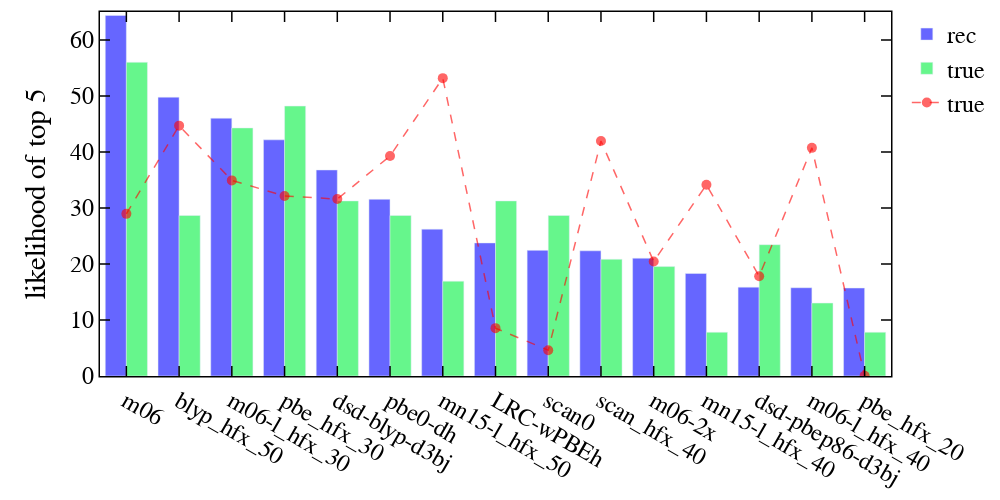

The cell this chart's notebook holds for it:
### Code cell
### ----top-5----
cutoff = 15
top5_bfs = {}
for f in functionals:
    top5_bfs[f] = 0
for _, row in df_sel_top.iterrows():
    for f in row["best_fs"]:
        top5_bfs[f] += 1
true_top5_bfs = {}
for f in functionals:
    true_top5_bfs[f] = 0
for _, row in df_sel_top.iterrows():
    for f in row["true_best_fs"]:
        true_top5_bfs[f] += 1

for f in top5_bfs:
    top5_bfs[f] += true_top5_bfs[f]*0.01

from collections import Counter
bfs = dict(sorted(top5_bfs.items(), key=lambda item: item[1], reverse=True))
use_bfs_true = {}
vss_rec = {}
for f in list(bfs.keys())[:cutoff]:
    use_bfs_true[f] = true_top5_bfs[f]
    ind = vss_top5["DFA"].index(f)
    vss_rec[f] = vss_top5["percentage"][ind]
data = [go.Bar(x=list(bfs.keys())[:cutoff],
               y=np.array(list(bfs.values()))[:cutoff]*600./np.sum(list(bfs.values())), name='rec', marker_color='rgba(0, 0, 255, 0.6)'),
        go.Bar(x=list(use_bfs_true.keys()),
               y=np.array(list(use_bfs_true.values()))*600./np.sum(list(bfs.values())), name='true', marker_color='rgba(0, 240, 64, 0.6)'),
        go.Scatter(x=list(bfs.keys()),
                   y=np.array(list(vss_rec.values())), name='true', marker_color='rgba(255, 0, 0, 0.6)',
                   mode="markers+lines",
                   marker=dict(size=10),
                   line=dict(width=1.5, dash="dash"))
       ]
layout = go.Layout()
layout.update(glob_layout)
layout["xaxis"].update({"range": [-0.5, 14.5]})
layout["yaxis"].update({'title': "likelihood of top 5", "range": [0, 65]})
layout.update(width=1000, height=500, boxmode='group')
fig = go.Figure(data=data, layout=layout)
iplot(fig)
fig.write_image("../../../../Dropbox (MIT)/CD-DFARecFull/Figures/F4/top5.pdf")

### Figure 1 — Plotly figure (JSON) as saved in the notebook; plotly's stock layout.template omitted (floating-point values rounded to 4 significant figures)
{"data": [{"marker": {"color": "rgba(0, 0, 255, 0.6)"}, "name": "rec", "type": "bar", "x": ["m06", "blyp_hfx_50", "m06-l_hfx_30", "pbe_hfx_30", "dsd-blyp-d3bj", "pbe0-dh", "mn15-l_hfx_50", "LRC-wPBEh", "scan0", "scan_hfx_40", "m06-2x", "mn15-l_hfx_40", "dsd-pbep86-d3bj", "m06-l_hfx_40", "pbe_hfx_20"], "y": [64.4, 49.79, 46.04, 42.17, 36.79, 31.55, 26.22, 23.76, 22.43, 22.36, 21.04, 18.32, 15.87, 15.76, 15.71]}, {"marker": {"color": "rgba(0, 240, 64, 0.6)"}, "name": "true", "type": "bar", "x": ["m06", "blyp_hfx_50", "m06-l_hfx_30", "pbe_hfx_30", "dsd-blyp-d3bj", "pbe0-dh", "mn15-l_hfx_50", "LRC-wPBEh", "scan0", "scan_hfx_40", "m06-2x", "mn15-l_hfx_40", "dsd-pbep86-d3bj", "m06-l_hfx_40", "pbe_hfx_20"], "y": [56.02, 28.66, 44.29, 48.2, 31.27, 28.66, 16.94, 31.27, 28.66, 20.84, 19.54, 7.817, 23.45, 13.03, 7.817]}, {"line": {"dash": "dash", "width": 1.5}, "marker": {"color": "rgba(255, 0, 0, 0.6)", "size": 10}, "mode": "markers+lines", "name": "true", "type": "scatter", "x": ["m06", "blyp_hfx_50", "m06-l_hfx_30", "pbe_hfx_30", "dsd-blyp-d3bj", "pbe0-dh", "mn15-l_hfx_50", "LRC-wPBEh", "scan0", "scan_hfx_40", "m06-2x", "mn15-l_hfx_40", "dsd-pbep86-d3bj", "m06-l_hfx_40", "pbe_hfx_20", "blyp_hfx_40", "scan_hfx_20", "pbe_hfx_40", "scan_hfx_30", "b2gpplyp", "wb97x", "scan_hfx_50", "m06-l_hfx_10", "pbe_hfx_50", "mn15-l", "mn15-l_hfx_30", "dsd-pbeb95-d3bj", "m06-l_hfx_50", "b3pw91", "mn15-l_hfx_10", "m06-l", "scan_hfx_10", "mn15-l_hfx_20", "pbe_hfx_10", "scan", "blyp_hfx_30", "tpssh", "blyp_hfx_10", "blyp_hfx_20", "tpss", "b3p86", "blyp", "bp86", "pbe", "b3lyp"], "y": [28.95, 44.7, 34.93, 32.15, 31.59, 39.28, 53.19, 8.546, 4.612, 41.96, 20.45, 34.15, 17.81, 40.74, 0.05211]}], "layout": {"boxmode": "group", "font": {"color": "black", "family": "Helvetica", "size": 24}, "height": 500, "legend": {"orientation": "v"}, "margin": {"b": 100, "l": 100, "r": 10, "t": 10}, "paper_bgcolor": "rgba(255,255,255,100)", "plot_bgcolor": "white", "width": 1000, "xaxis": {"color": "black", "linecolor": "black", "linewidth": 1.5, "mirror": "allticks", "range": [-0.5, 14.5], "showgrid": false, "showline": true, "ticklen": 10, "ticks": "inside", "tickwidth": 1.5, "zeroline": false}, "yaxis": {"color": "black", "linecolor": "black", "linewidth": 1.5, "mirror": "allticks", "range": [0, 65], "showgrid": false, "showline": true, "ticklen": 10, "ticks": "inside", "tickwidth": 1.5, "title": {"text": "likelihood of top 5"}, "zeroline": false}}}
